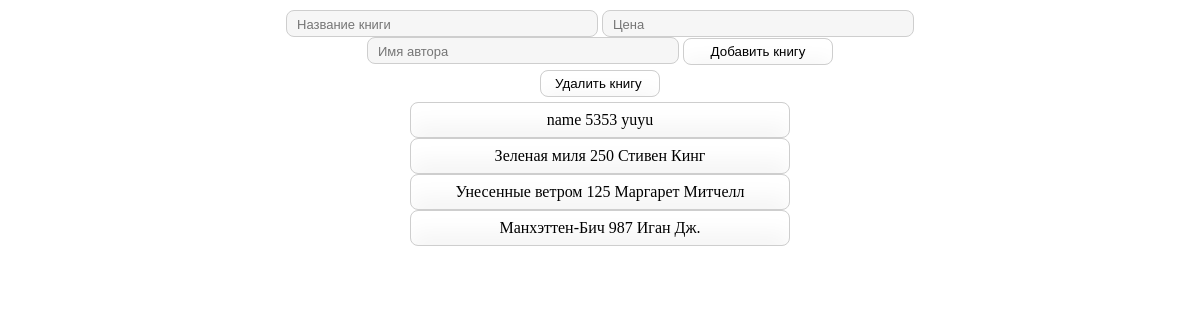
/TL/index.php, run on an earlier commit of the app's database.
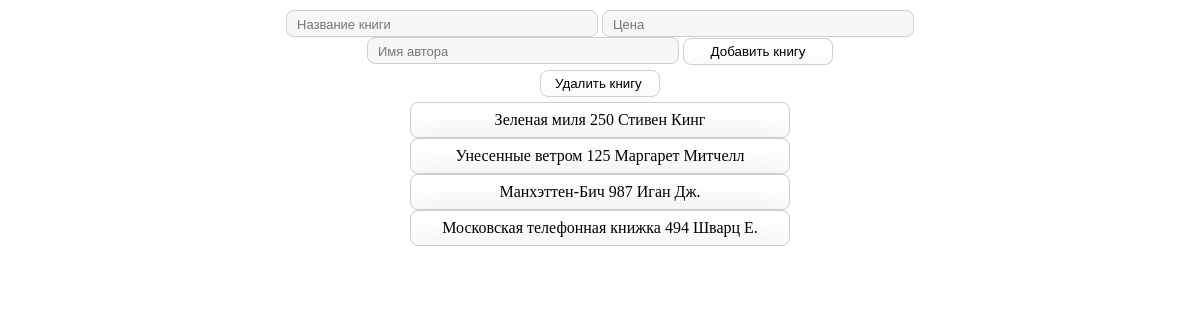
And on a later commit of the database.
### tables this page shows
CREATE TABLE `books` (
  `id` int(11) NOT NULL,
  `title` text NOT NULL,
  `price` int(11) NOT NULL
);

CREATE TABLE `authors` (
  `id` int(11) NOT NULL,
  `name` text NOT NULL
);

### TL/index.php (the view)
<?php
include ('connectBD.php');
echo <<<HTML
<!DOCTYPE html>
<html lang="en">
<head>
    <meta charset="UTF-8">
    <title>Главная</title>
    <link rel="stylesheet" href="main.css">
</head>
<body>
    <div class="container1">
    <form method="POST" action="addpage.php">
        <input name="name" placeholder="Название книги">
        <input name="price" placeholder="Цена">
        <input name="name_a" placeholder="Имя автора">
        <button type="submit" class="but">Добавить книгу</button>
    </form>
    <form action="delete_book.php">
    <button type="submit" class="but" id="del">Удалить книгу</button>
    </form>
</div>
</div>
HTML;
$sql = $pdo->query('SELECT books.*, authors.* FROM books,authors,books_authors WHERE books_authors.id_books = books.id AND books_authors.id_author = authors.id');
$sql = $sql->fetchAll();
foreach ($sql as $row){
    echo '<div class="book">'.$row['title'].' ';
    echo $row['price'].' ';
    echo $row['name'].'<br></div>';
}

### TL/main.css (style rules this page uses)
body { margin: 10px 15px; background: url("https://image.freepik.com/free-photo/_1258-234.jpg") no-repeat; background-size: 100%; text-align: center; }
form { margin: 5px auto; max-width: 60%; }
input { width: 300px; font-size: 13px; padding: 6px 0 4px 10px; border: 1px solid #cecece; background: #F6F6f6; border-radius: 8px; }
.but { cursor: pointer; border: 1px solid #cecece; background: #f6f6f6; box-shadow: inset 0px 20px 20px #ffffff; border-radius: 8px; padding: 5px 14px; width: 150px; }
.book { text-align: center; margin: 0 auto; cursor: pointer; border: 1px solid #cecece; background: #f6f6f6; box-shadow: inset 0px 20px 20px #ffffff; border-radius: 8px; padding: 8px 14px; width: 350px; }
#del { margin: 0 auto; text-decoration: none; color: black; cursor: pointer; border: 1px solid #cecece; background: #f6f6f6; box-shadow: inset 0px 20px 20px #ffffff; border-radius: 8px; padding: 5px 14px; width: 120px; display: flex; }

What changed in the data, as far as the page shows it:
removed books: title "name", price "5353", authors.name "yuyu"
added books: title "Московская телефонная книжка", price "494", authors.name "Шварц Е."
